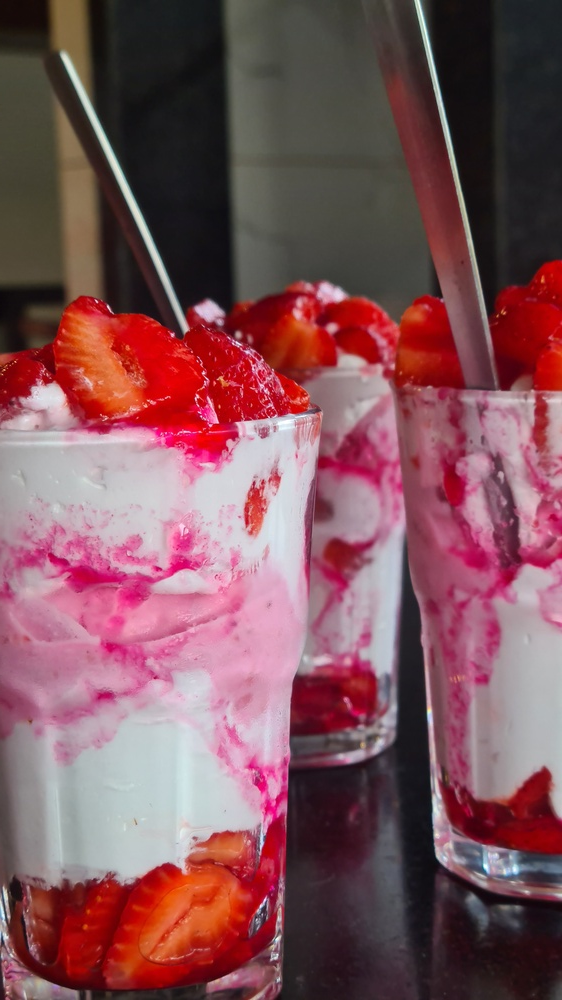
#> input picture IPPR assgn/Ten/input_rgb_image.jpg, 562 x 1000 px, shrunk from 2268 x 4032 before the run
$ python ten.py
#> lines starting #> are read from the running program, lines starting #| are printed output that depends on the picture
import cv2
import numpy as np

def translate_image(image_path, shift_x, shift_y):
    # Read the RGB image
#> called with image_path = 'input_rgb_image.jpg', shift_x = 20, shift_y = 10
    image = cv2.imread(image_path)
#> image is the input picture: shape (1000, 562, 3); mean B, G, R 89.9, 82.8, 127.9

    if image is None:
        raise FileNotFoundError("Image not found")

    # Get the dimensions of the image
    height, width = image.shape[:2]
#> height = 1000; width = 562

    # Create a transformation matrix for translation
    # The matrix format is: [1, 0, shift_x; 0, 1, shift_y]
    translation_matrix = np.float32([[1, 0, shift_x], [0, 1, shift_y]])

    # Perform the translation using the transformation matrix
    translated_image = cv2.warpAffine(image, translation_matrix, (width, height))
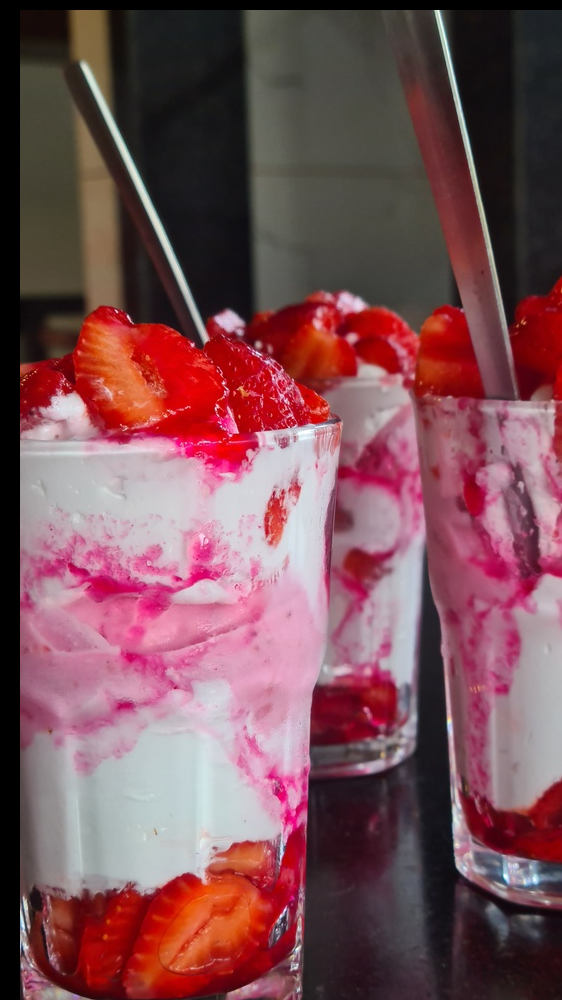
#> translated_image: shape (1000, 562, 3); mean B, G, R 86.5, 79.7, 122.9

    # Return the translated image
    return translated_image

def save_translated_image(image_path, shift_x, shift_y):
    # Translate the image
    translated_image = translate_image(image_path, shift_x, shift_y)

    # Generate the output file path
    output_path = f'translated_image_{shift_x}_{shift_y}.jpg'

    # Save the translated image
    cv2.imwrite(output_path, translated_image)

    print(f"Image shifted to right by {shift_x} units and downwards by {shift_y} units saved to {output_path}")

# Example usage
image_path = 'input_rgb_image.jpg'  # Path to the input 24-bit RGB image
shift_x = 20  # Shift image to the right by 20 units
shift_y = 10  # Shift image downwards by 10 units

save_translated_image(image_path, shift_x, shift_y)
